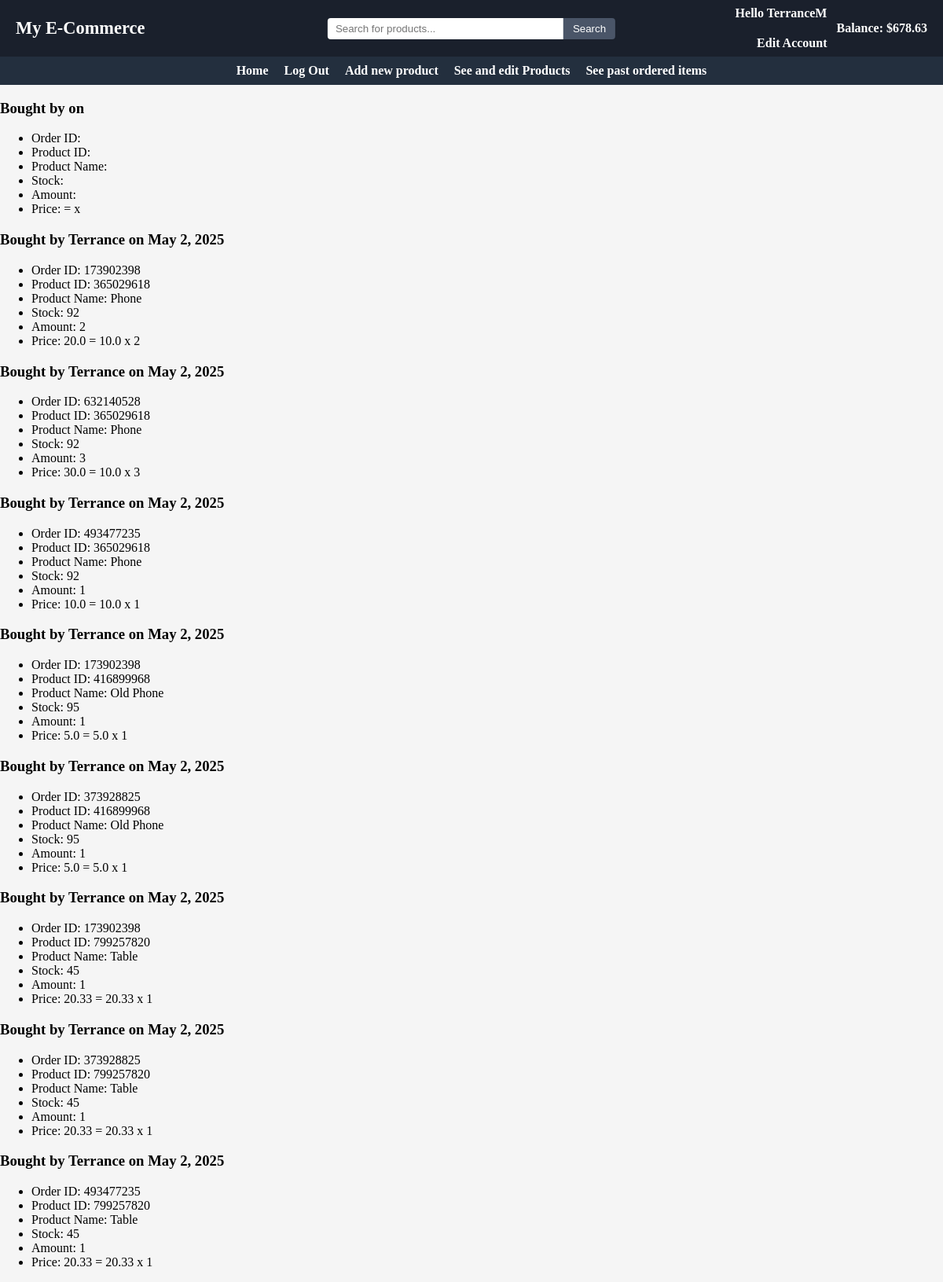
The page /863026096/sell/orders on the database its author committed.
### main/models.py (models this page shows, shortened)
class User(models.Model):
    userID = models.BigIntegerField(primary_key=True)
    username = models.CharField(max_length=50, unique=True)
    password = models.CharField(max_length=200)
    email = models.EmailField()
    role = models.SmallIntegerField()
    balance = models.FloatField(default=0)
    approved = models.BooleanField(default=False)

class Order(models.Model):
    orderID = models.BigIntegerField()
    buyer = models.ForeignKey(User, on_delete=models.CASCADE)
    date_bought=models.DateField(default=date.today())
    item = models.ForeignKey(Item, on_delete=models.CASCADE)
    amount = models.IntegerField()
    price = models.FloatField()
    totalPrice = models.FloatField(default=0.0)

class Item(models.Model):
    itemID = models.BigIntegerField(primary_key=True)
    name = models.CharField(max_length=200)
    category = models.CharField(max_length=100)
    image = models.ImageField(upload_to='main/static/images', default='p')
    description = models.CharField(max_length=300)
    price = models.FloatField(default=0.0)
    stock = models.IntegerField(default=0)
    seller = models.ForeignKey(User, on_delete=models.CASCADE)
    date_added=models.DateField(default=date.today())
    approved = models.BooleanField(default=False)

### main/views.py (the view)
# urls.py: path("sell/orders", views.sellerViewOrders, name="sellOrders"),
def sellerViewOrders(request, UserID=0):
    userData = 0
    try:
        userData = User.objects.get(userID=UserID)
        if(userData.role == 0):
            messages.add_message(request, messages.SUCCESS, "This account was rejected by an admin. Please create a new account")
            userData.delete()
    except User.DoesNotExist:
        userData = 0
        items = Item.objects.filter(approved=True).order_by('name')[:20]
        return render(request, "index.html", {"userData": userData, "userID":UserID, "items":items})
    itemSet = Item.objects.filter(seller=userData)
    order = [itemSet.count()]
    for item in itemSet.all():
        if(Order.objects.filter(item=item).exists()):
            set = Order.objects.filter(item=item)
            for orderItem in set:
                order.append(orderItem)
    return render(request, "seeOrders.html", context={"userData":userData, "order":order})

### main/templates/seeOrders.html (shortened to what this page needs)
{% extends "base.html" %}
{%block content%}
    {%if userData.role == 1%}
        <ul>
        {%for order in orders%}
            <li><h3>Order ID: {{order.first.orderID}}</h3>
            <h3>Date Bought: {{order.first.date_bought}}</h3>
            {%for item in order%}
                <ul>
                    <li>Product ID: {{item.item.itemID}}</li>
                    <li>Product Name: {{item.item.name}}</li>
                    <li>Seller: {{item.item.seller}}</li>
                    <li>Stock: {{item.item.stock}}</li>
                    <li>Amount: {{item.amount}}</li>
                    <li>Price: {{item.price}} = {{item.item.price}} x {{item.amount}}</li>
                </ul>
                <br>
            {%endfor%}
            <h3>total: ${{order.first.totalPrice}}</h3></li>
          {%endfor%}
        </ul>
    {%elif userData.role == 2%}
        {%for item in order%}
            <h3>Bought by {{item.buyer.username}} on {{item.date_bought}}<br></h3>
            <ul>
                <li>Order ID: {{item.orderID}}</li>
                <li>Product ID: {{item.item.itemID}}</li>
                <li>Product Name: {{item.item.name}}</li>
                <li>Stock: {{item.item.stock}}</li>
                <li>Amount: {{item.amount}}</li>
                <li>Price: {{item.price}} = {{item.item.price}} x {{item.amount}}</li>
            </ul>
        {%endfor%}
    {%endif%}
{%endblock content%}

### main/templates/base.html (shortened to what this page needs)
{% load static %}
<link rel="stylesheet" href="{% static 'css/styles.css' %}">
<header class="topbar">
  <div class="topbar-left">
    <h1 class="site-title">My E-Commerce</h1>
  </div>
  <div class="topbar-center">
    <form method="POST" action="/{%if userData.userID and userData.approved%}{{userData.userID}}/{% endif %}search/">
      <input type="text" name="search" placeholder="Search for products..." class="topbar-search"/>
      <button type="submit" name = "searchSubmit" value = "searchSubmit">Search</button>
    </form>
  </div>
  <div class="topbar-right">
    {% if userData.userID and userData.approved %}
      <a href="/{{userData.userID}}/edit" class="user-link">
        <span>Hello {{userData.username}}</span><br/>
        <span>Edit Account</span>
      </a>
      <span class="balance">Balance: ${{userData.balance}}</span>
    {% endif %}
  </div>
</header>
<header class="navbar">
    <nav class="navbar-menu">
        <ul class="nav-list">
            {%if not userData.userID%}
              <li><a href="/">Home</a></li>
              <li><a href="/login">Login</a></li>
              <li><a href="/create">Register</a></li>
            {%else%}
              <li><a href="/{{userData.userID}}/main">Home</a></li>
              <li><a href="/">Log Out</a></li>
                {%if userData.role == 3%}
                    <li><a href="/{{userData.userID}}/auth/users">Authenticate users</a></li>
                    <li><a href="/{{userData.userID}}/auth/items">Authenticate items</a></li>
                    <li><a href="/{{userData.userID}}/auth/monitorUsers">Monitor Users</a></li>
                    <li><a href="/{{userData.userID}}/auth/monitorItems">Monitor Products</a></li>
                    <li><a href="/{{userData.userID}}/auth/orders">Monitor Transactions</a></li>
                {%elif userData.role == 2%}
                    <li><a href="/{{userData.userID}}/sell/makeItem">Add new product</a></li>
                    <li><a href="/{{userData.userID}}/sell/items">See and edit Products</a></li>
                    <li><a href="/{{userData.userID}}/sell/orders">See past ordered items</a></li>
                {%elif userData.role == 1%}
                    <li><a href="/{{userData.userID}}/buy/cart">View Cart</a></li>
                    <li><a href="/{{userData.userID}}/buy/orders">See past orders</a></li>
                {%endif%}
          </ul>
          {%endif%}
    </nav>
  </header>
{%if not userData or userData.approved%}
  {%block content%}
  {%endblock content%}
{%endif%}

### main/static/css/styles.css (style rules this page uses)
.navbar { background-color: #232F3E; color: #fff; display: flex; align-items: center; padding: 9px 0; position: sticky; top: 0; z-index: 1000; justify-content: center; }
.navbar-menu { margin: 0 auto; min-width: 25%; }
.nav-list { list-style: none; display: flex; justify-content: center; gap: 20px; flex-wrap: nowrap; align-items: center; margin: 0; padding: 0; }
.nav-list li { margin: 0; }
.nav-list li a { color: #fff; text-decoration: none; font-weight: bold; white-space: nowrap; }
.topbar { background-color: #1A202C; color: #fff; display: flex; align-items: center; justify-content: space-between; padding: 8px 0; width: 100%; position: relative; }
.topbar-left .site-title { margin: 0; font-size: 1.4em; color: #fff; padding-left: 20px; }
.topbar-center { position: absolute; left: 50%; transform: translateX(-50%); flex: none; display: flex; justify-content: center; align-items: center; }
.topbar-center form { display: flex; align-items: center; margin: 0; }
.topbar-search { width: 300px; padding: 6px 10px; border: none; border-radius: 4px 0 0 4px; }
.topbar-center button { padding: 6px 12px; border: none; background-color: #4A5568; color: #fff; border-radius: 0 4px 4px 0; cursor: pointer; }
.topbar-right { display: flex; align-items: center; gap: 12px; }
.user-link { margin: 0; text-align: right; font-size: 1em; font-family: inherit; font-weight: bold; display: flex; flex-direction: column; gap: 1px; line-height: normal; }
.user-link span { display: block; }
.balance { font-size: 1em; font-family: inherit; font-weight: bold; margin: 0; color: #fff; padding-right: 20px; }
.user-link, .user-link:link, .user-link:visited, .user-link:hover, .user-link:active { color: #fff !important; text-decoration: none !important; }

### rows shown on the page
User: username "TerranceM", balance "678.63"
Order: buyer.username "Terrance", date_bought "May 2, 2025", orderID "173902398", item.itemID "365029618", item.name "Phone", item.stock "92", amount "2", price "20.0", item.price "10.0"
Order: buyer.username "Terrance", date_bought "May 2, 2025", orderID "632140528", item.itemID "365029618", item.name "Phone", item.stock "92", amount "3", price "30.0", item.price "10.0"
Order: buyer.username "Terrance", date_bought "May 2, 2025", orderID "493477235", item.itemID "365029618", item.name "Phone", item.stock "92", amount "1", price "10.0", item.price "10.0"
Order: buyer.username "Terrance", date_bought "May 2, 2025", orderID "173902398", item.itemID "416899968", item.name "Old Phone", item.stock "95", amount "1", price "5.0", item.price "5.0"
Order: buyer.username "Terrance", date_bought "May 2, 2025", orderID "373928825", item.itemID "416899968", item.name "Old Phone", item.stock "95", amount "1", price "5.0", item.price "5.0"
Order: buyer.username "Terrance", date_bought "May 2, 2025", orderID "173902398", item.itemID "799257820", item.name "Table", item.stock "45", amount "1", price "20.33", item.price "20.33"
Order: buyer.username "Terrance", date_bought "May 2, 2025", orderID "373928825", item.itemID "799257820", item.name "Table", item.stock "45", amount "1", price "20.33", item.price "20.33"
Order: buyer.username "Terrance", date_bought "May 2, 2025", orderID "493477235", item.itemID "799257820", item.name "Table", item.stock "45", amount "1", price "20.33", item.price "20.33"
